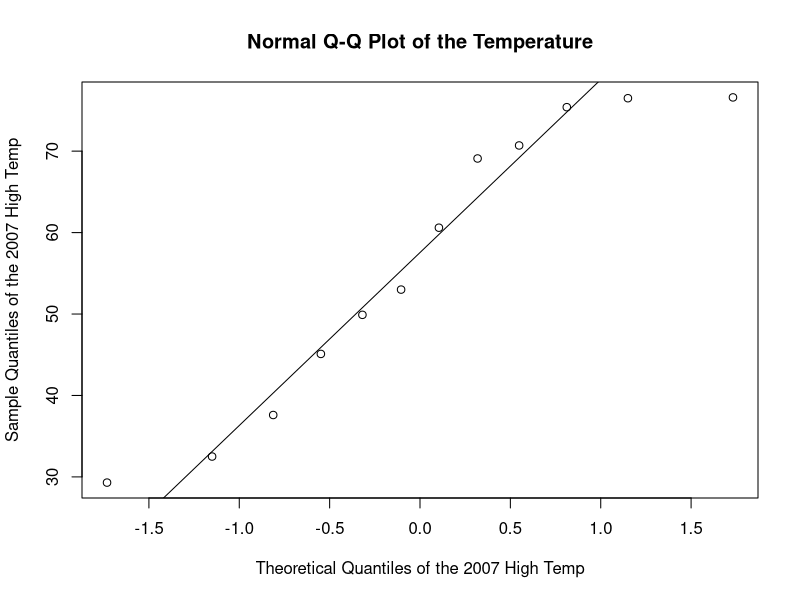
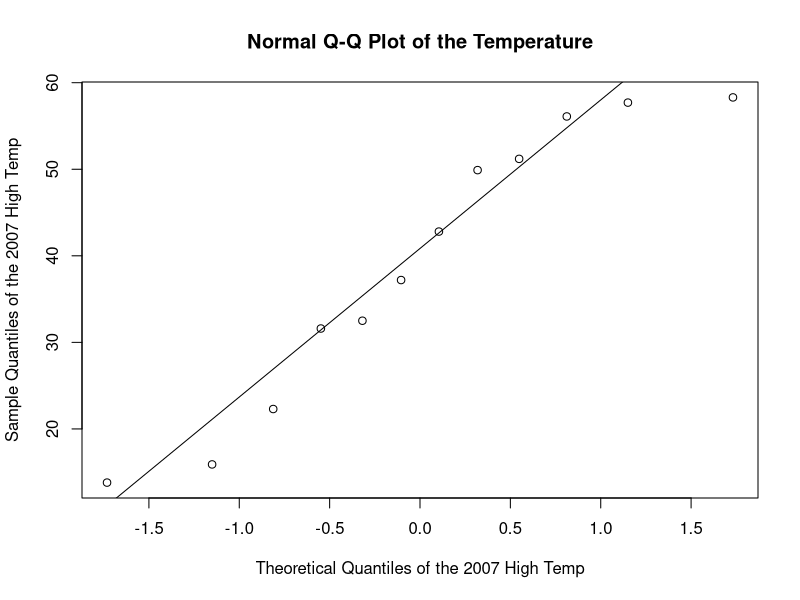
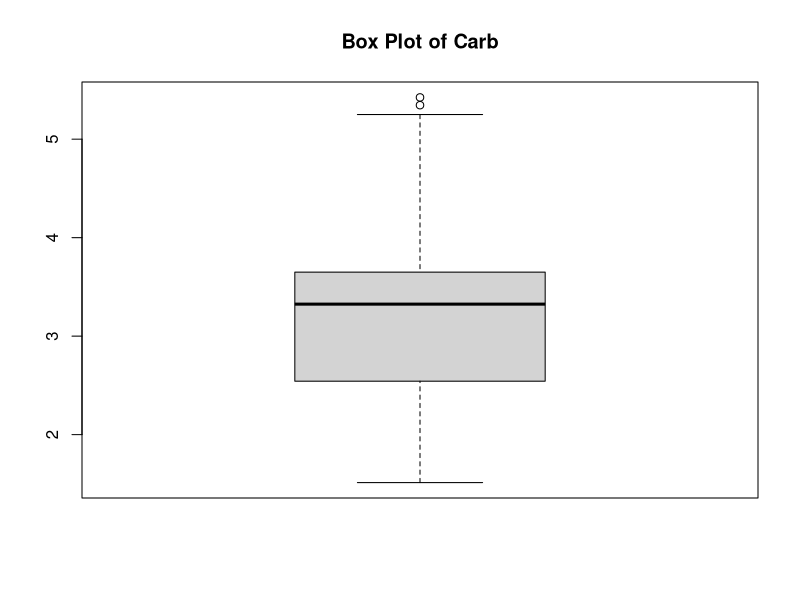
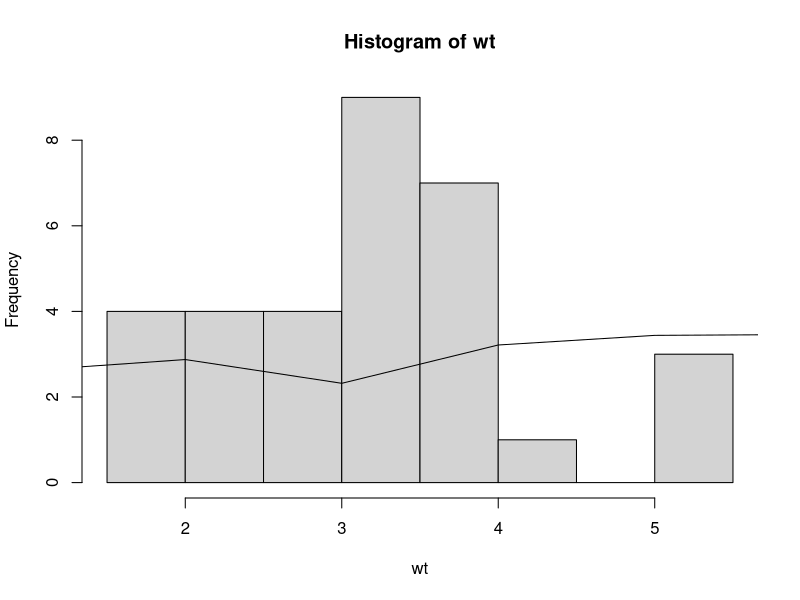
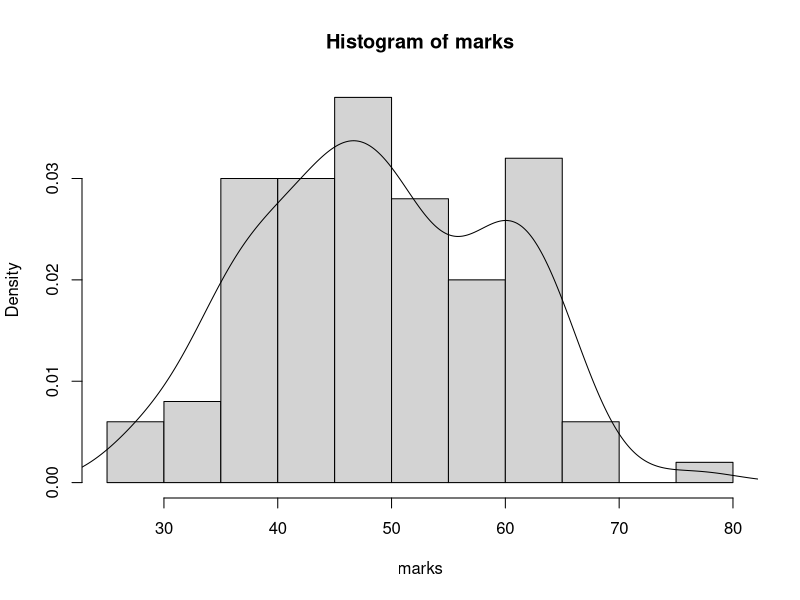

Recreate these plots in R, in order.
# Student PPT
# Shruti
month <- c('January', 'February', 'March', 'April', 'May', 'June', 'July',
           'August', 'September', 'October', 'November', 'December')
high_2000 <- c(32.5, 37.6, 49.9, 53.0, 69.1, 75.4, 76.5, 76.6, 70.7, 60.6, 45.1, 29.3)
low_2000 <- c(13.8, 22.3, 32.5, 37.2, 49.9, 56.1, 57.7, 58.3, 51.2, 42.8, 31.6, 15.9)
data1 <- data.frame(month, high_2000,low_2000)
data1
mean(data1$high_2000)
sd(data1$high_2000)
qqnorm(data1$high_2000,main="Normal Q-Q Plot of the Temperature",
       xlab="Theoretical Quantiles of the 2007 High Temp",
       ylab="Sample Quantiles of the 2007 High Temp")
qqline(data1$high_2000)

qqnorm(data1$low_2000,main="Normal Q-Q Plot of the Temperature",
       xlab="Theoretical Quantiles of the 2007 High Temp",
       ylab="Sample Quantiles of the 2007 High Temp")
qqline(data1$low_2000)



#Meena
attach(mtcars)
mtcars$carb
mean(carb)
summary(carb)
str(mtcars)
boxplot(wt, main='Box Plot of Carb')
hist(wt)
lines(wt)

marks= rnorm(100,50, 10)
hist(marks, freq=F)
lines(density(marks))
